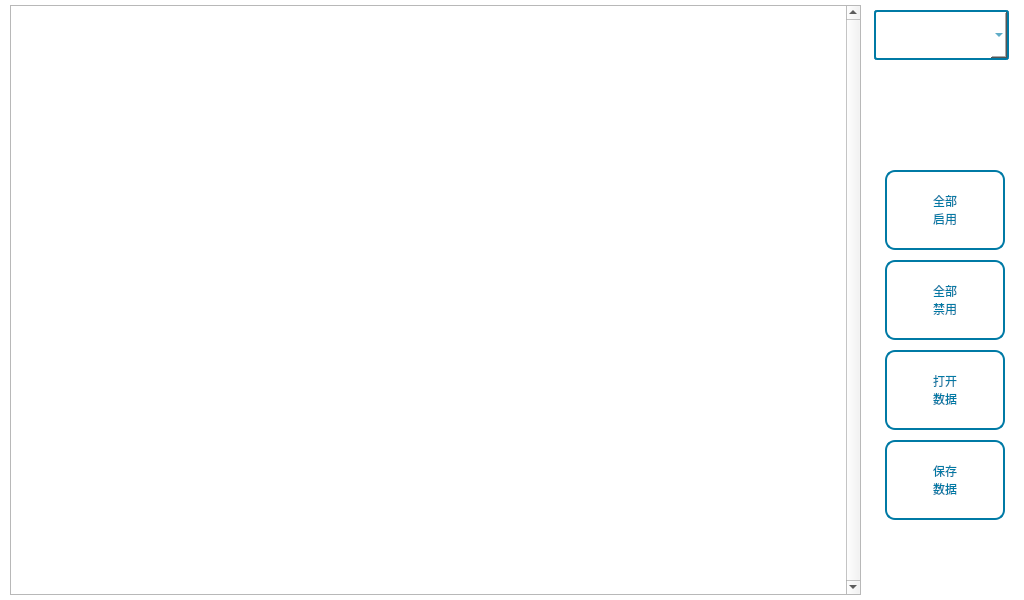
<?xml version="1.0" encoding="UTF-8"?>
<ui version="4.0">
 <class>ConfAddr</class>
 <widget class="QWidget" name="ConfAddr">
  <property name="geometry">
   <rect>
    <x>0</x>
    <y>0</y>
    <width>1024</width>
    <height>600</height>
   </rect>
  </property>
  <property name="windowTitle">
   <string>Form</string>
  </property>
  <property name="styleSheet">
   <string notr="true">QWidget#ConfAddr{
background-color: rgb(255, 255, 255);
}
QToolButton{
font: 18pt &quot;文泉驿等宽微米黑&quot;;
font: 18pt &quot;微软雅黑&quot;;
color:rgb(0, 122, 165);
border:2px solid rgb(0, 122, 165);
border-radius:10px;
background-color: rgb(255, 255, 255);
}
</string>
  </property>
  <widget class="QToolButton" name="tBtnDbSave">
   <property name="geometry">
    <rect>
     <x>885</x>
     <y>440</y>
     <width>120</width>
     <height>80</height>
    </rect>
   </property>
   <property name="text">
    <string>保存
数据</string>
   </property>
   <property name="icon">
    <iconset resource="../image.qrc">
     <normaloff>:/Image/dataExport.png</normaloff>:/Image/dataExport.png</iconset>
   </property>
   <property name="iconSize">
    <size>
     <width>35</width>
     <height>60</height>
    </size>
   </property>
   <property name="toolButtonStyle">
    <enum>Qt::ToolButtonTextBesideIcon</enum>
   </property>
  </widget>
  <widget class="QTableWidget" name="tableWidget">
   <property name="geometry">
    <rect>
     <x>10</x>
     <y>5</y>
     <width>851</width>
     <height>590</height>
    </rect>
   </property>
   <property name="styleSheet">
    <string notr="true">/*
QScrollBar::handle:vertical {
    
    border: 0px solid grey;         
    border-radius:3px;                 
    width: 20px;                       
}

QScrollBar:vertical
{
    width:40px;
    background: rgba(255,255,255,20%);
    margin:0px,0px,0px,0px;
    padding-top:12px;  
    padding-bottom:12px;    
}
*/

QScrollBar:vertical
{
    width:50px;
    background:rgb(0,0,0,0%);
    margin:0px,0px,0px,0px;
    padding-top:12px;   
    padding-bottom:12px;    
}
 
QScrollBar::handle:vertical
{
    width:8px;
    background:rgb(0,0,0,25%);
    border-radius:4px;
    min-height:20px;
}
 

QScrollBar::handle:vertical:hover
{
    width:9px;
    background:rgb(0,0,0,50%);
    border-radius:4px;
    min-height:20;
}
</string>
   </property>
   <property name="verticalScrollBarPolicy">
    <enum>Qt::ScrollBarAlwaysOn</enum>
   </property>
   <property name="horizontalScrollBarPolicy">
    <enum>Qt::ScrollBarAlwaysOff</enum>
   </property>
  </widget>
  <widget class="QToolButton" name="tBtnAllClose">
   <property name="geometry">
    <rect>
     <x>885</x>
     <y>260</y>
     <width>120</width>
     <height>80</height>
    </rect>
   </property>
   <property name="focusPolicy">
    <enum>Qt::NoFocus</enum>
   </property>
   <property name="text">
    <string>全部
禁用</string>
   </property>
   <property name="icon">
    <iconset resource="../image.qrc">
     <normaloff>:/Image/close.png</normaloff>:/Image/close.png</iconset>
   </property>
   <property name="iconSize">
    <size>
     <width>35</width>
     <height>60</height>
    </size>
   </property>
   <property name="checked">
    <bool>false</bool>
   </property>
   <property name="toolButtonStyle">
    <enum>Qt::ToolButtonTextBesideIcon</enum>
   </property>
  </widget>
  <widget class="QToolButton" name="tBtnAllStart">
   <property name="geometry">
    <rect>
     <x>885</x>
     <y>170</y>
     <width>120</width>
     <height>80</height>
    </rect>
   </property>
   <property name="focusPolicy">
    <enum>Qt::NoFocus</enum>
   </property>
   <property name="text">
    <string>全部
启用</string>
   </property>
   <property name="icon">
    <iconset resource="../image.qrc">
     <normaloff>:/Image/ok.png</normaloff>:/Image/ok.png</iconset>
   </property>
   <property name="iconSize">
    <size>
     <width>35</width>
     <height>60</height>
    </size>
   </property>
   <property name="checked">
    <bool>false</bool>
   </property>
   <property name="toolButtonStyle">
    <enum>Qt::ToolButtonTextBesideIcon</enum>
   </property>
  </widget>
  <widget class="QToolButton" name="tBtnDbOpen">
   <property name="geometry">
    <rect>
     <x>885</x>
     <y>350</y>
     <width>120</width>
     <height>80</height>
    </rect>
   </property>
   <property name="focusPolicy">
    <enum>Qt::NoFocus</enum>
   </property>
   <property name="text">
    <string>打开
数据</string>
   </property>
   <property name="icon">
    <iconset resource="../image.qrc">
     <normaloff>:/Image/arrow-down.png</normaloff>:/Image/arrow-down.png</iconset>
   </property>
   <property name="iconSize">
    <size>
     <width>35</width>
     <height>60</height>
    </size>
   </property>
   <property name="checked">
    <bool>false</bool>
   </property>
   <property name="toolButtonStyle">
    <enum>Qt::ToolButtonTextBesideIcon</enum>
   </property>
  </widget>
  <widget class="QComboBox" name="cbBoxLoop">
   <property name="geometry">
    <rect>
     <x>874</x>
     <y>10</y>
     <width>135</width>
     <height>50</height>
    </rect>
   </property>
   <property name="styleSheet">
    <string notr="true">QComboBox {
border-radius: 3px;
font: 18pt &quot;文泉驿等宽微米黑&quot;;
font: 12pt &quot;文泉驿等宽微米黑&quot;;
color:rgb(0, 122, 165);
border:2px solid rgb(0, 122, 165);
background-color: rgb(255, 255, 255);
}


/* 下拉后，整个下拉窗体样式 */
QComboBox QAbstractItemView {
outline: 1px solid rgb(0, 122, 165);   /* 选定项的虚框 */
border: 1px solid rgb(0, 122, 165);   /* 整个下拉窗体的边框 */
background-color: rgb(255, 255, 255);  /* 整个下拉窗体的背景色 */
selection-background-color: lightgreen;   /* 整个下拉窗体被选中项的背景色 */
}

/* 下拉后，整个下拉窗体每项的样式 */
QComboBox QAbstractItemView::item {
border:2px solid rgb(0, 122, 165);
height: 50px;   /* 项的高度（设置pComboBox-&gt;setView(new QListView());后，该项才起作用） */
}

/* 下拉后，整个下拉窗体越过每项的样式 */
QComboBox QAbstractItemView::item:hover {
border:2px solid rgb(0, 122, 165);
background-color: lightgreen;   /* 整个下拉窗体越过每项的背景色 */
}

/* 下拉后，整个下拉窗体被选择的每项的样式 */
QComboBox QAbstractItemView::item:selected {
    background-color: rgb(255, 255, 255);
border:2px solid rgb(0, 122, 165);
}







</string>
   </property>
   <property name="maxVisibleItems">
    <number>20</number>
   </property>
   <property name="sizeAdjustPolicy">
    <enum>QComboBox::AdjustToContentsOnFirstShow</enum>
   </property>
  </widget>
 </widget>
 <resources>
  <include location="../image.qrc"/>
 </resources>
 <connections/>
</ui>
